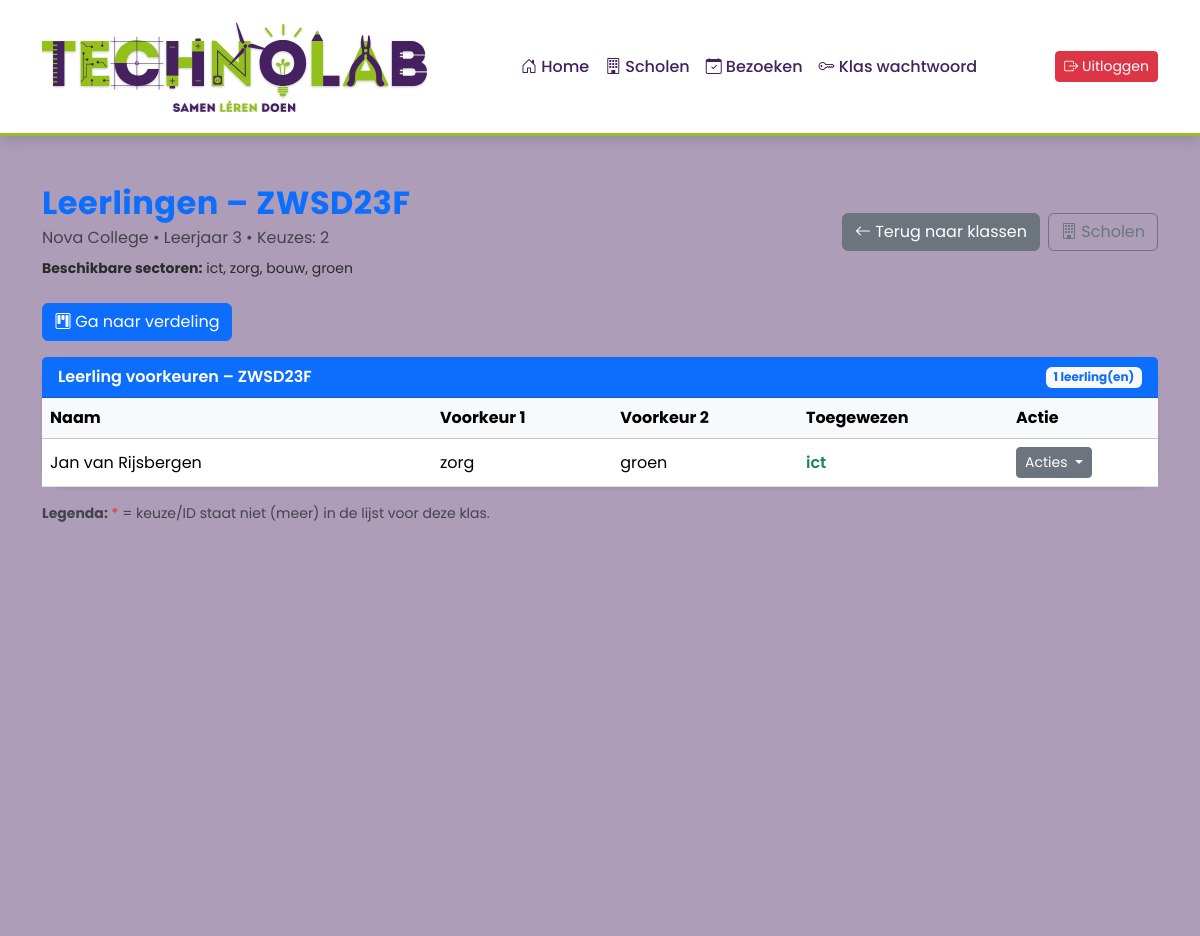
The page /leerlingen.php?klas_id=1 (signed in) on the database as committed earlier.
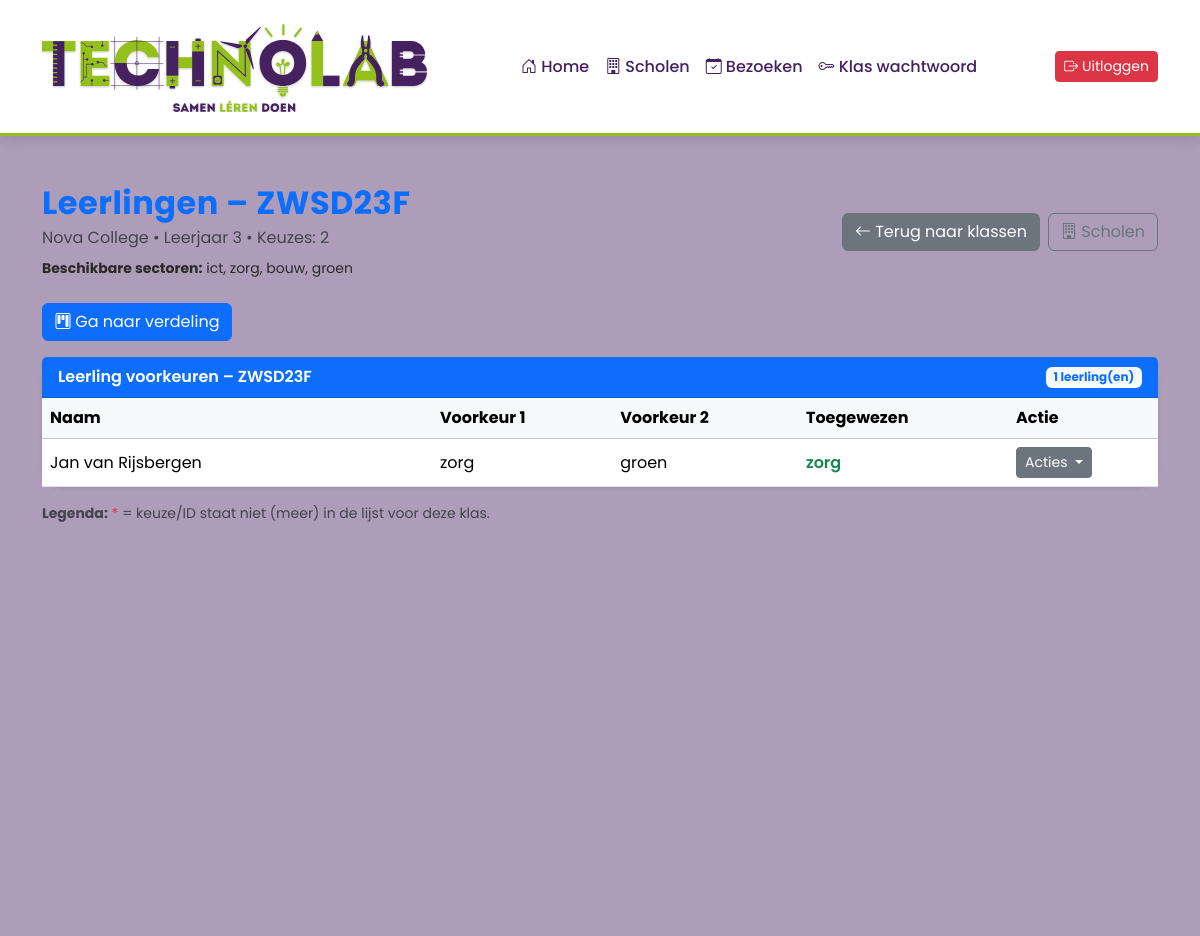
The same page on the database as committed later.
### tables this page shows
CREATE TABLE `leerling` (
  `leerling_id` int(11) NOT NULL,
  `klas_id` int(11) NOT NULL,
  `voornaam` varchar(100) NOT NULL,
  `tussenvoegsel` varchar(100) DEFAULT NULL,
  `achternaam` varchar(100) NOT NULL,
  `voorkeur1` varchar(100) DEFAULT NULL,
  `voorkeur2` varchar(100) DEFAULT NULL,
  `voorkeur3` varchar(100) DEFAULT NULL,
  `voorkeur4` varchar(100) DEFAULT NULL,
  `voorkeur5` varchar(100) DEFAULT NULL,
  `toegewezen_voorkeur` varchar(100) DEFAULT NULL
);

### leerlingen.php (the view, shortened to what the changed rows need)
<?php
require 'includes/header.php';
$klas_id = (int)$_GET['klas_id'];
function e($s)
{
    return htmlspecialchars((string)$s, ENT_QUOTES, 'UTF-8');
}
$stmt = $conn->prepare("
    SELECT k.klas_id, k.school_id, k.klasaanduiding, k.leerjaar, k.schooljaar, k.max_keuzes,
           s.schoolnaam
    FROM klas k
    JOIN school s ON s.school_id = k.school_id
    WHERE k.klas_id = ?
");
$stmt->bind_param("i", $klas_id);
$stmt->execute();
$klas = $stmt->get_result()->fetch_assoc();
$maxKeuzes = in_array((int)($klas['max_keuzes'] ?? 2), [2, 3], true) ? (int)$klas['max_keuzes'] : 2;
$stmt = $conn->prepare("SELECT id, naam FROM klas_voorkeur WHERE klas_id = ? AND actief = 1 ORDER BY volgorde ASC");
$stmt->bind_param("i", $klas_id);
$stmt->execute();
$res = $stmt->get_result();
$allowedById = [];
while ($r = $res->fetch_assoc()) {
    $allowedById[(int)$r['id']] = $r['naam'];
}
$stmt = $conn->prepare("
    SELECT leerling_id, voornaam, tussenvoegsel, achternaam,
           voorkeur1, voorkeur2, voorkeur3, voorkeur4, voorkeur5, toegewezen_voorkeur
    FROM leerling
    WHERE klas_id = ?
    ORDER BY achternaam ASC, voornaam ASC
");
$stmt->bind_param("i", $klas_id);
$stmt->execute();
$leerlingen = $stmt->get_result();
?>
<div class="ttr-app">
    <div class="container py-5">
        <div class="row mb-4">
            <div class="col d-flex justify-content-between align-items-center">
                <div>
                    <h2 class="fw-bold text-primary mb-1">Leerlingen – <?= e($klas['klasaanduiding']) ?></h2>
                </div>
            </div>
        </div>
        <div class="card shadow-sm border-0">
            <div class="card-body p-0">
                <div class="table-responsive">
                    <table class="table table-hover align-middle mb-0">
                        <thead class="table-light">
                            <tr>
                                <th style="min-width:220px;">Naam</th>
                                <?php for ($i = 1; $i <= $maxKeuzes; $i++): ?><th>Voorkeur <?= $i ?></th><?php endfor; ?>
                                <th>Toegewezen</th>
                                <th style="width:150px">Actie</th>
                            </tr>
                        </thead>
                        <tbody>
                            <?php if ($leerlingen->num_rows === 0): ?>
                                <tr>
                                    <td colspan="<?= 3 + $maxKeuzes ?>" class="text-center py-3 text-muted">Nog geen leerlingen in deze klas.</td>
                                </tr>
                                <?php else: while ($l = $leerlingen->fetch_assoc()): ?>
                                    <tr>
                                        <td><?= e($l['voornaam']) ?><?= $l['tussenvoegsel'] ? ' ' . e($l['tussenvoegsel']) : '' ?> <?= e($l['achternaam']) ?></td>
                                        <?php for ($i = 1; $i <= $maxKeuzes; $i++):
                                            $val = $l['voorkeur' . $i] ?? '';
                                            if (ctype_digit((string)$val) && isset($allowedById[(int)$val])) {
                                                $label = e($allowedById[(int)$val]);
                                            } elseif ($val === '' || $val === null) {
                                                $label = '<span class="text-muted">—</span>';
                                            } else {
                                                $label = '<span class="text-danger">' . e($val) . ' *</span>';
                                            }
                                        ?>
                                            <td><?= $label ?></td>
                                        <?php endfor; ?>
                                        <td>
                                            <?php
                                            $t = $l['toegewezen_voorkeur'];
                                            if (ctype_digit((string)$t) && isset($allowedById[(int)$t])) {
                                                echo '<span class="fw-semibold text-success">' . e($allowedById[(int)$t]) . '</span>';
                                            } elseif ($t === '' || $t === null) {
                                                echo '<span class="text-muted">—</span>';
                                            } else {
                                                echo '<span class="text-danger">' . e($t) . ' *</span>';
                                            }
                                            ?>
                                        </td>
                                        <td>
                                            <div class="dropdown">
                                                <button class="btn btn-sm btn-secondary dropdown-toggle" type="button" id="actionDropdown<?= $l['leerling_id'] ?>" data-bs-toggle="dropdown" aria-expanded="false">
                                                    Acties
                                                </button>
                                            </div>
                                        </td>
                                    </tr>
                            <?php endwhile;
                            endif; ?>
                        </tbody>
                    </table>
                </div>
            </div>
        </div>
    </div>
</div>
<?php require 'includes/footer.php'; ?>

Rows that differ between the two databases and show on the page:
changed leerling "Jan": toegewezen_voorkeur "ict" → "zorg"
